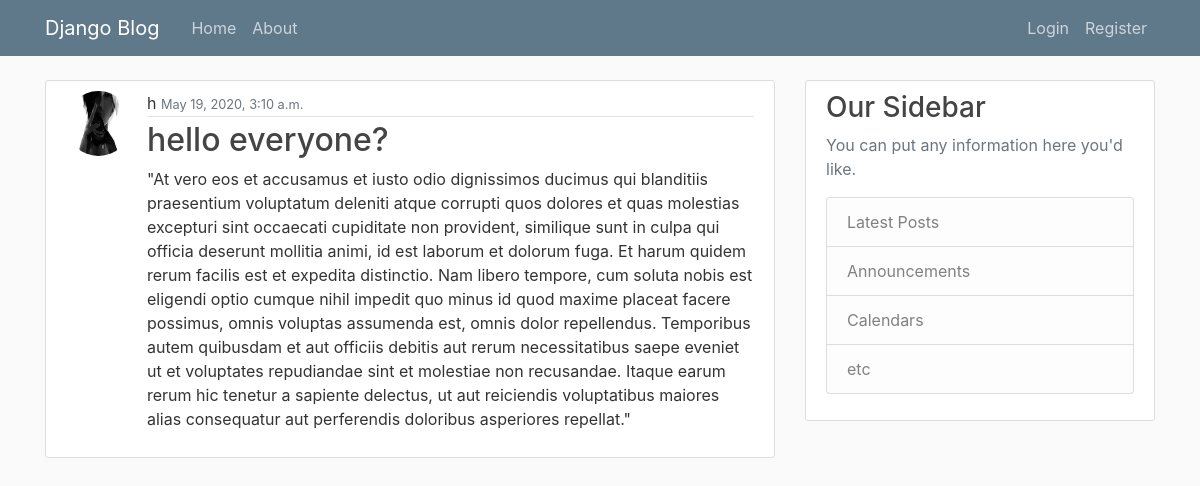
/post/16/, run on the app's committed database.
### blog/models.py (models this page shows, shortened)
class Post(models.Model):
	title = models.CharField(max_length = 100)
	content = models.TextField()
	date_posted = models.DateTimeField(default = timezone.now)
	author = models.ForeignKey(User, on_delete = models.CASCADE)

### users/models.py (models this page shows, shortened)
class Profile(models.Model):
	user = models.OneToOneField(User, on_delete = models.CASCADE)
	image = models.ImageField(default = 'default.jpg', upload_to = 'profile_pics')

### blog/views.py (the view)
# urls.py: path('post/<int:pk>/', PostDetailView.as_view(), name = 'post-detail' ),
class PostDetailView(DetailView):
	model = Post

### blog/templates/blog/post_detail.html (shortened to what this page needs)
{% extends 'blog/base.html' %}
{% block content %}
<article class="media content-section">
	<img class = "rounded-circle article-img"src="{{ object.author.profile.image.url }}"/>
  <div class="media-body">
    <div class="article-metadata">
    {{ object.author }}
      <small class="text-muted">{{ object.date_posted }}</small>
    </div>
    <h2 class = "article-title">{{ object.title }}</h2>
    <p class="article-content">{{ object.content }}</p>
  </div>
</article>
{% endblock content %}

### blog/static/blog/main.css (style rules this page uses)
body { background: #fafafa; color: #333333; margin-top: 5rem; }
h1, h2, h3, h4, h5, h6 { color: #444444; }
.content-section { background: #ffffff; padding: 10px 20px; border: 1px solid #dddddd; border-radius: 3px; margin-bottom: 20px; }
.article-title { color: #444444; }
.article-content { white-space: pre-line; }
.article-img { height: 65px; width: 65px; margin-right: 16px; }
.article-metadata { padding-bottom: 1px; margin-bottom: 4px; border-bottom: 1px solid #e3e3e3 }

### data on the page
Post: author.profile.image (picture), author "h", date_posted "May 19, 2020, 3:10 a.m.", title "hello everyone?", content "\"At vero eos et accusamus et iusto odio dignissimos ducimus qui blanditiis praesentium voluptatum deleniti atque corrupti quos dolores et quas molestias excepturi sint occaecati cupiditate non provident, similique sunt in culpa qui officia deserunt mollitia animi, id est laborum et dolorum fuga. Et harum quidem rerum facilis est et expedita distinctio. Nam libero tempore, cum soluta nobis est eligendi optio cumque nihil impedit quo minus id quod maxime placeat facere possimus, omnis voluptas assumenda est, omnis dolor repellendus. Temporibus autem quibusdam et aut officiis debitis aut rerum necessitatibus saepe eveniet ut et voluptates repudiandae sint et molestiae non recusandae. Itaque…"
